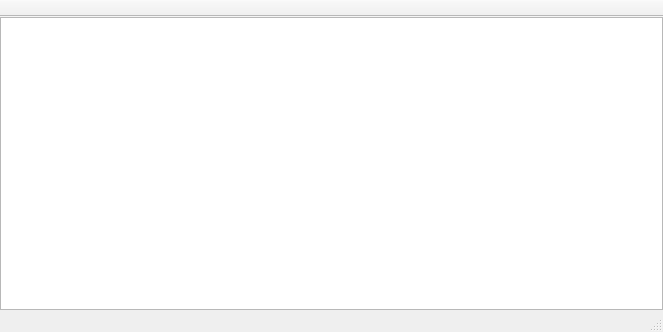
<?xml version="1.0" encoding="UTF-8"?>
<ui version="4.0">
 <class>WordBook</class>
 <widget class="QMainWindow" name="WordBook">
  <property name="geometry">
   <rect>
    <x>0</x>
    <y>0</y>
    <width>663</width>
    <height>328</height>
   </rect>
  </property>
  <property name="windowTitle">
   <string>WordBook</string>
  </property>
  <widget class="QWidget" name="centralWidget">
   <property name="minimumSize">
    <size>
     <width>448</width>
     <height>293</height>
    </size>
   </property>
   <property name="autoFillBackground">
    <bool>true</bool>
   </property>
   <layout class="QHBoxLayout" name="horizontalLayout">
    <property name="margin">
     <number>0</number>
    </property>
    <item>
     <widget class="QTableView" name="tableView">
      <property name="alternatingRowColors">
       <bool>true</bool>
      </property>
      <property name="selectionBehavior">
       <enum>QAbstractItemView::SelectRows</enum>
      </property>
      <layout class="QGridLayout" name="gridLayout"/>
     </widget>
    </item>
   </layout>
  </widget>
  <widget class="QStatusBar" name="statusBar"/>
  <widget class="QToolBar" name="toolBar">
   <property name="windowTitle">
    <string>toolBar</string>
   </property>
   <property name="movable">
    <bool>false</bool>
   </property>
   <attribute name="toolBarArea">
    <enum>TopToolBarArea</enum>
   </attribute>
   <attribute name="toolBarBreak">
    <bool>false</bool>
   </attribute>
  </widget>
  <action name="actionExport">
   <property name="text">
    <string>Export</string>
   </property>
  </action>
  <action name="actionImport">
   <property name="text">
    <string>Import</string>
   </property>
  </action>
  <action name="actionQuit">
   <property name="text">
    <string>Quit</string>
   </property>
  </action>
 </widget>
 <layoutdefault spacing="6" margin="11"/>
 <resources/>
 <connections>
  <connection>
   <sender>actionQuit</sender>
   <signal>triggered()</signal>
   <receiver>WordBook</receiver>
   <slot>close()</slot>
   <hints>
    <hint type="sourcelabel">
     <x>-1</x>
     <y>-1</y>
    </hint>
    <hint type="destinationlabel">
     <x>199</x>
     <y>149</y>
    </hint>
   </hints>
  </connection>
 </connections>
</ui>
